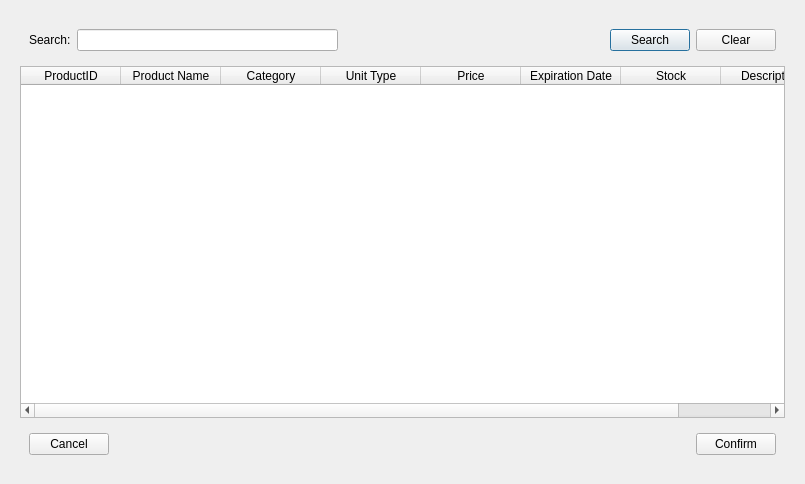
<?xml version="1.0" encoding="UTF-8"?>
<ui version="4.0">
 <class>Dialog</class>
 <widget class="QDialog" name="Dialog">
  <property name="geometry">
   <rect>
    <x>0</x>
    <y>0</y>
    <width>805</width>
    <height>484</height>
   </rect>
  </property>
  <property name="windowTitle">
   <string>Dialog</string>
  </property>
  <layout class="QHBoxLayout" name="horizontalLayout_3">
   <item>
    <widget class="QWidget" name="widget" native="true">
     <layout class="QVBoxLayout" name="verticalLayout">
      <item>
       <widget class="QWidget" name="widget_2" native="true">
        <layout class="QHBoxLayout" name="horizontalLayout">
         <item>
          <widget class="QLabel" name="label">
           <property name="text">
            <string>Search:</string>
           </property>
          </widget>
         </item>
         <item>
          <widget class="QLineEdit" name="search_LE"/>
         </item>
         <item>
          <spacer name="horizontalSpacer">
           <property name="orientation">
            <enum>Qt::Horizontal</enum>
           </property>
           <property name="sizeHint" stdset="0">
            <size>
             <width>266</width>
             <height>20</height>
            </size>
           </property>
          </spacer>
         </item>
         <item>
          <widget class="QPushButton" name="Search_btn">
           <property name="text">
            <string>Search</string>
           </property>
          </widget>
         </item>
         <item>
          <widget class="QPushButton" name="Clear_btn">
           <property name="text">
            <string>Clear</string>
           </property>
          </widget>
         </item>
        </layout>
       </widget>
      </item>
      <item>
       <widget class="QTableWidget" name="Product_Table">
        <property name="sizeAdjustPolicy">
         <enum>QAbstractScrollArea::AdjustToContents</enum>
        </property>
        <property name="editTriggers">
         <set>QAbstractItemView::NoEditTriggers</set>
        </property>
        <property name="alternatingRowColors">
         <bool>true</bool>
        </property>
        <property name="selectionBehavior">
         <enum>QAbstractItemView::SelectRows</enum>
        </property>
        <property name="sortingEnabled">
         <bool>true</bool>
        </property>
        <attribute name="horizontalHeaderMinimumSectionSize">
         <number>32</number>
        </attribute>
        <attribute name="horizontalHeaderStretchLastSection">
         <bool>true</bool>
        </attribute>
        <attribute name="verticalHeaderVisible">
         <bool>false</bool>
        </attribute>
        <attribute name="verticalHeaderMinimumSectionSize">
         <number>24</number>
        </attribute>
        <column>
         <property name="text">
          <string>ProductID</string>
         </property>
        </column>
        <column>
         <property name="text">
          <string>Product Name</string>
         </property>
        </column>
        <column>
         <property name="text">
          <string>Category</string>
         </property>
        </column>
        <column>
         <property name="text">
          <string>Unit Type</string>
         </property>
        </column>
        <column>
         <property name="text">
          <string>Price</string>
         </property>
        </column>
        <column>
         <property name="text">
          <string>Expiration Date</string>
         </property>
        </column>
        <column>
         <property name="text">
          <string>Stock</string>
         </property>
        </column>
        <column>
         <property name="text">
          <string>Description</string>
         </property>
        </column>
       </widget>
      </item>
      <item>
       <widget class="QWidget" name="widget_3" native="true">
        <layout class="QHBoxLayout" name="horizontalLayout_2">
         <item>
          <widget class="QPushButton" name="Cancel_btn">
           <property name="text">
            <string>Cancel</string>
           </property>
          </widget>
         </item>
         <item>
          <spacer name="horizontalSpacer_2">
           <property name="orientation">
            <enum>Qt::Horizontal</enum>
           </property>
           <property name="sizeHint" stdset="0">
            <size>
             <width>586</width>
             <height>20</height>
            </size>
           </property>
          </spacer>
         </item>
         <item>
          <widget class="QPushButton" name="Confirm_btn">
           <property name="text">
            <string>Confirm</string>
           </property>
          </widget>
         </item>
        </layout>
       </widget>
      </item>
     </layout>
    </widget>
   </item>
  </layout>
 </widget>
 <resources/>
 <connections/>
</ui>
